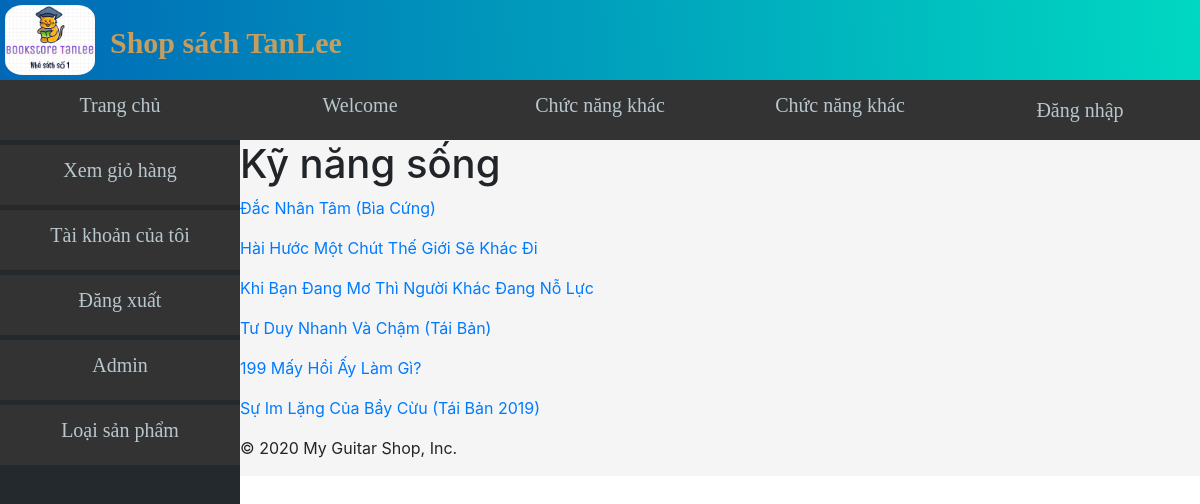
The page /catalog?category_id=3 (signed in) on the database its author committed.
### tables this page shows
CREATE TABLE `categories` (
  `categoryID` int(11) NOT NULL,
  `categoryName` varchar(255) NOT NULL
);

CREATE TABLE `products` (
  `productID` int(11) NOT NULL,
  `categoryID` int(11) NOT NULL,
  `productCode` varchar(255) NOT NULL,
  `productName` varchar(255) NOT NULL,
  `description` text NOT NULL,
  `image` varchar(255) DEFAULT NULL,
  `listPrice` decimal(10,2) NOT NULL,
  `discountPercent` decimal(10,2) NOT NULL DEFAULT 0.00,
  `dateAdded` datetime NOT NULL
);

### model/category_db.php (called while the page is built, shortened)
<?php
function get_category($category_id) {
    global $db;
    $query = '
        SELECT *
        FROM categories
        WHERE categoryID = :category_id';
    try {
        $statement = $db->prepare($query);
        $statement->bindValue(':category_id', $category_id);
        $statement->execute();
        $result = $statement->fetch();
        return $result;
    } catch (PDOException $e) {
        $error_message = $e->getMessage();
        display_db_error($error_message);
    }
}
?>

### model/product_db.php (called while the page is built, shortened)
<?php
function get_products_by_category($category_id) {
    global $db;
    $query = '
        SELECT *
        FROM products p
           INNER JOIN categories c
           ON p.categoryID = c.categoryID
        WHERE p.categoryID = :category_id';
    try {
        $statement = $db->prepare($query);
        $statement->bindValue(':category_id', $category_id);
        $statement->execute();
        $result = $statement->fetchAll();
        return $result;
    } catch (PDOException $e) {
        $error_message = $e->getMessage();
        display_db_error($error_message);
    }
}
?>

### catalog/category_view.php (the view)
<?php include '../view/header.php'; ?>
<?php include '../view/sidebar.php'; ?>
<main>
    <h1><?php echo htmlspecialchars($category_name); ?></h1>
    <?php if (count($products) == 0) : ?>
        <p>There are no products in this category.</p>
    <?php else: ?>
        <?php foreach ($products as $product) : ?>
        <p>
            <a href="<?php echo '?product_id=' . $product['productID']; ?>">
                <?php echo htmlspecialchars($product['productName']); ?>
            </a>
        </p>
        <?php endforeach; ?>
    <?php endif; ?>
</main>
<?php include '../view/footer.php'; ?>

### admin.css (style rules this page uses)
:root { --main-font: 'Source Sans Pro', sans-serif; --secondary-font: 'Herr Von Muellerhoff', cursive; --body-font: 'Cabin', sans-serif; --main-font-color-dark: #252525; --secondary-font-color: #c59d5f; --body-font-color: #515151; }
a:link { text-decoration: none; }
* { margin: 0; padding: 0; }

### rows shown on the page
categories: categoryName "Kỹ năng sống"
products: productName "Đắc Nhân Tâm (Bìa Cứng)"
products: productName "Hài Hước Một Chút Thế Giới Sẽ Khác Đi"
products: productName "Khi Bạn Đang Mơ Thì Người Khác Đang Nỗ Lực"
products: productName "Tư Duy Nhanh Và Chậm (Tái Bản)"
products: productName "199 Mấy Hồi Ấy Làm Gì?"
products: productName "Sự Im Lặng Của Bầy Cừu (Tái Bản 2019)"
